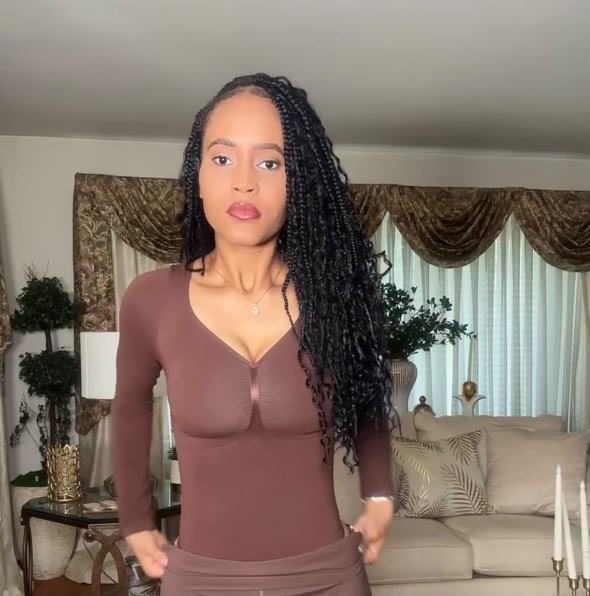
#> input picture grace/ref/grace_src_front.jpg, 1179 x 1191 px, given in place of high_voltage_3d.png, which was not available (shown at 1/2 size)
$ python pops.py ../../../grace/ref/grace_src_front.jpg
#> lines starting #> are read from the running program, lines starting #| are printed output that depends on the picture
"""Add Fluent 3D emoji pops (word-timed, pops.json) + the hook card to the HofR cut.
   python3 pops.py SRC.mp4 -> out/hofr_pops.mp4. Same crop/grade as post.json. Emoji never past 1.2x source (256 px)."""
import json, subprocess, sys, math
from pathlib import Path
from PIL import Image
here = Path(__file__).resolve().parent; cfg = json.loads((here / "post.json").read_text()); P = json.loads((here / "pops.json").read_text())
#> (reads houseoframeau/posts/bf-wagbag-greyv4/post.json from the repository)
#> (reads houseoframeau/posts/bf-wagbag-greyv4/pops.json from the repository)
FPS = 30; tmp = Path("/tmp/claude-0/pops"); tmp.mkdir(parents=True, exist_ok=True)
def frames(p, i):
#> called with i = 1
    size = p.get("size", P["size"]); assert size <= 256 * 1.2, size
    src = Image.open(here / "emoji" / p["png"]).convert("RGBA"); box = int(size * 1.2); d = tmp / f"p{i}"; d.mkdir(exist_ok=True)
    n = int(p["d"] * FPS)
    for k in range(n):
        t = k / FPS; s = (t / 0.15) * 1.15 if t < 0.15 else (1.15 - 0.15 * (t - 0.15) / 0.07 if t < 0.22 else 1.0)
        if t > p["d"] - 0.15: s = max(0.01, (p["d"] - t) / 0.15)
        sz = max(2, int(size * s)); im = src.resize((sz, sz), Image.LANCZOS)
        fr = Image.new("RGBA", (box, box)); bob = int(6 * math.sin(2 * math.pi * t / 1.2)) if t >= 0.22 else 0
        fr.paste(im, ((box - sz) // 2, (box - sz) // 2 + bob), im); fr.save(d / f"{k:04d}.png")
#> this loop made 48 passes
#> pass 2, in frames, `im = src.resize((sz, sz), Image.LANCZOS)`:
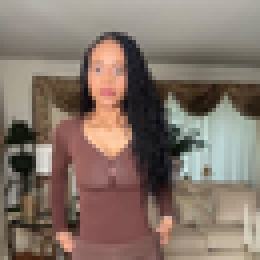
#> im: PIL image 65x65 RGBA (shown 4 times larger); mean R, G, B, A 132, 116.4, 105.8, 255
#> pass 2, in frames, `fr.paste(im, ((box - sz) // 2, (box - sz) // 2 + bob), im)`:
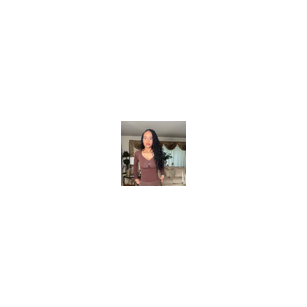
#> saved as 0001.png: PIL image 307x307 RGBA; mean R, G, B, A 5.9, 5.2, 4.7, 11.4; transparent parts drawn white
#> after the loop:
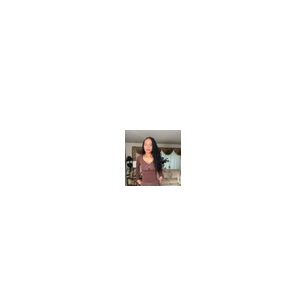
#> fr: PIL image 307x307 RGBA; mean R, G, B, A 4.4, 3.9, 3.5, 8.5; transparent parts drawn white
#> after the loop:
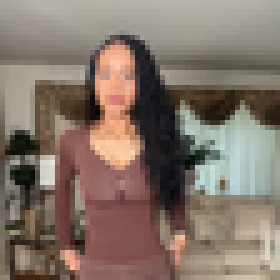
#> im: PIL image 56x56 RGBA (shown 5 times larger); mean R, G, B, A 132, 116.4, 105.8, 255
    return d, box
ins = ["-i", sys.argv[1], "-i", str(here / "out/hook.png")]; f = [f"[0:v]crop={cfg['crop']},scale=1080:1920:flags=lanczos,{cfg['grade']},format=yuv420p,setsar=1[g]",
      f"[g][1:v]overlay=0:0:enable='lt(t,{cfg['hook_until']})'[b0]"]
for i, p in enumerate(P["pops"], 1):
    d, box = frames(p, i); ins += ["-framerate", str(FPS), "-i", str(d / "%04d.png")]
    f.append(f"[{i + 1}:v]setpts=PTS-STARTPTS+{p['t']}/TB[e{i}]")
    f.append(f"[b{i - 1}][e{i}]overlay=x={p['x'] - box // 2}:y={p['y'] - box // 2}:eof_action=pass[b{i}]")
#> pass 2 of the loop `for i, p in enumerate(P["pops"], 1):`:
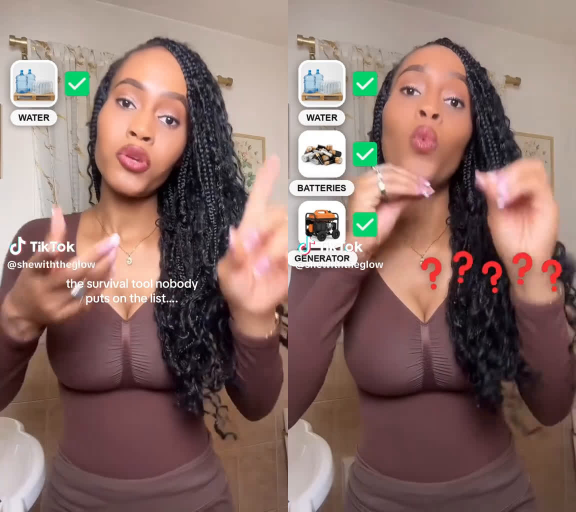
#> input picture grace/ref/wagbag-checklist-hook-grace-post.jpg, 1152 x 1024 px, given in place of rocket_3d.png, which was not available (shown at 1/2 size)
#> src: PIL image 1152x1024 RGBA
#> after the loop in frames (call 2), `for k in range(n):`:
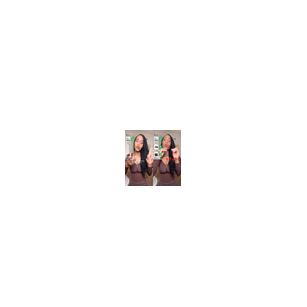
#> fr: PIL image 307x307 RGBA; mean R, G, B, A 4.6, 3.7, 3.5, 8.5; transparent parts drawn white
#> after the loop in frames (call 2), `for k in range(n):`:
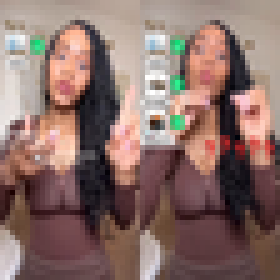
#> im: PIL image 56x56 RGBA (shown 5 times larger); mean R, G, B, A 138.1, 111.1, 105, 255
#> (the run stopped early here; a loop or call above may not have finished)
